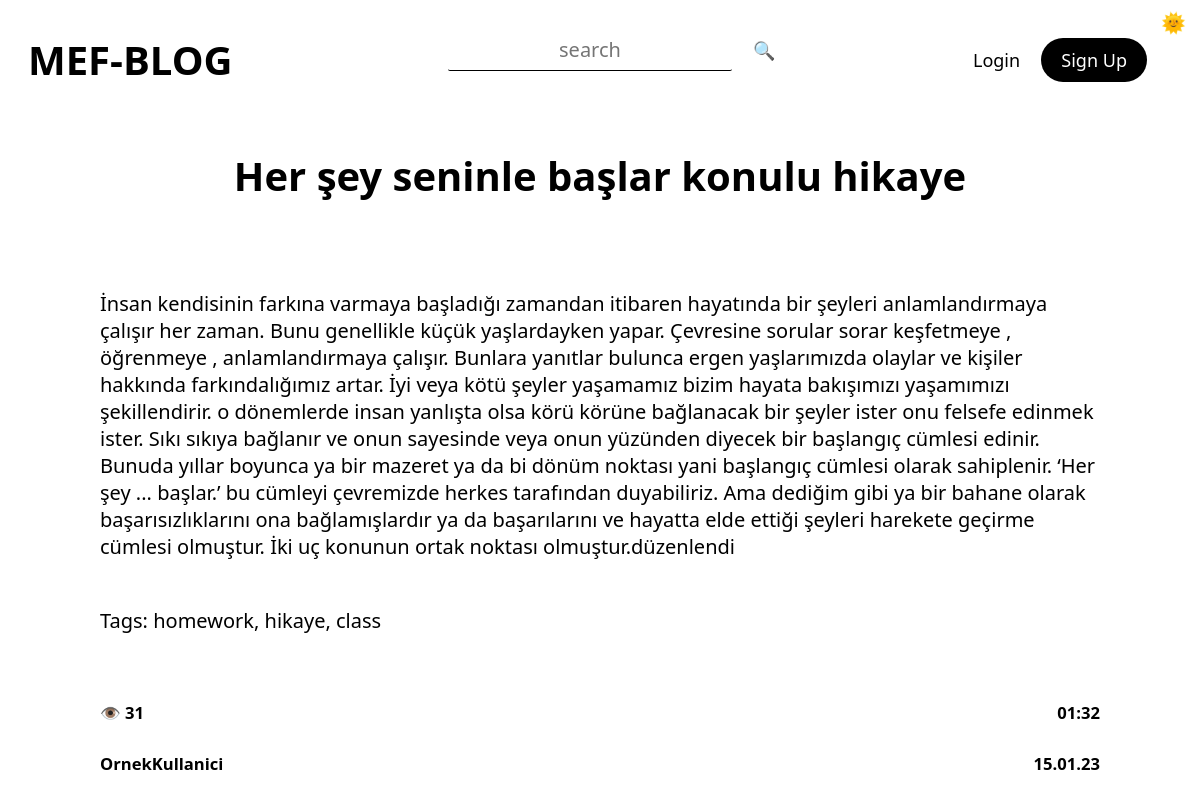
/2, run on the app's committed database.
### tables this page shows
CREATE TABLE "posts" (
	"id"	INTEGER NOT NULL UNIQUE,
	"title"	TEXT NOT NULL,
	"tags"	TEXT,
	"content"	TEXT NOT NULL,
	"author"	TEXT NOT NULL,
	"date"	TEXT NOT NULL,
	"time"	TEXT NOT NULL,
	"views"	TEXT,
	"lastEditDate"	TEXT,
	"lastEditTime"	TEXT,
	PRIMARY KEY("id" AUTOINCREMENT)
);

### routes/post.py (the view)
@postBlueprint.route("/<int:postID>", methods=["GET", "POST"])
def post(postID):
    form = commentForm(request.form)
    connection = sqlite3.connect("db/posts.db")
    cursor = connection.cursor()
    cursor.execute(f"select id from posts")
    posts = str(cursor.fetchall())
    match str(postID) in posts:
        case True:
            message("2", f'POST: "{postID}" FOUND')
            connection = sqlite3.connect("db/posts.db")
            cursor = connection.cursor()
            cursor.execute(f'select * from posts where id = "{postID}"')
            post = cursor.fetchone()
            cursor.execute(f'update posts set views = views+1 where id = "{postID}"')
            connection.commit()
            if request.method == "POST":
                comment = request.form["comment"]
                connection = sqlite3.connect("db/comments.db")
                cursor = connection.cursor()
                cursor.execute(
                    "insert into comments(post,comment,user,date,time) \
                    values(?, ?, ?, ?, ?)",
                    (
                        postID,
                        comment,
                        session["userName"],
                        currentDate(),
                        currentTime(),
                    ),
                )
                connection.commit()
                addPoints(5, session["userName"])
                flash("You earned 5 points by commenting ", "success")
                return redirect(f"/{postID}")
            connection = sqlite3.connect("db/comments.db")
            cursor = connection.cursor()
            cursor.execute(f'select * from comments where post = "{postID}"')
            comments = cursor.fetchall()
            return render_template(
                "post.html",
                id=post[0],
                title=post[1],
                tags=post[2],
                content=post[3],
                author=post[4],
                views=post[7],
                date=post[5],
                time=post[6],
                form=form,
                comments=comments,
            )
        case False:
            message("1", "404")
            return render_template("404.html")

### forms.py
class commentForm(Form):
    comment = TextAreaField(
        "Comment",
        [validators.Length(min=20, max=500), validators.InputRequired()],
        render_kw={"placeholder": "leave a comment"},
    )

### app.py (called while the page is built)
@app.context_processor
def utility_processor():
    getProfilePicture
    return dict(getProfilePicture=getProfilePicture)

### helpers.py (called while the page is built)
def currentDate():
    return datetime.now().strftime("%d.%m.%y")

def currentTime(seconds=False):
    match seconds:
        case False:
            return datetime.now().strftime("%H:%M")
        case True:
            return datetime.now().strftime("%H:%M:%S")

def message(color, message):
    print(
        f"\n\033[94m[{currentDate()}\033[0m"
        f"\033[95m {currentTime(True)}]\033[0m"
        f"\033[9{color}m {message}\033[0m\n"
    )
    logFile = open("log.log", "a")
    logFile.write(f"[{currentDate()}" f"|{currentTime(True)}]" f" {message}\n")
    logFile.close()

### templates/post.html (shortened to what this page needs)
{% extends 'layout.html'%} {%block head%}
<link
  rel="stylesheet"
  href="{{ url_for('static', filename='css/post.css') }}"
/>
{% endblock head %} {%block body%}
<div class="post centeredHorizontally">
  <h1 class="title">{{title}}</h1>
  <p class="content">
    {{content|safe}} <br />
    Tags: {{tags.replace(",",", ")}}
  </p>
  <div class="bottomBar">
    <div>
      <h5>👁️ {{views}}</h5>
      <a href="/user/{{author|lower}}">
        <h5 class="author">
          OrnekKullanici
         </h5></a>
    </div>
    <div class="dateTime">
      <h5>{{time}}</h5>
      <h5 class="date">{{date}}</h5>
    </div>
  </div>
</div>
{% endblock body %}

### static/css/general.css (style rules this page uses)
:root { --themePrimary: #000; --themeSecondary: #fff; --themeHelper: #303030; --primaryColor: #ff206e; --primaryHelper: #FF4F8C; }
* { font-family: system-ui, "Segoe UI", Roboto, Helvetica, Arial, sans-serif, "Apple Color Emoji", "Segoe UI Emoji", "Segoe UI Symbol"; color: var(--themePrimary); }
html { font-size: 125% !important; }
body { background-color: var(--themeSecondary); }
a { text-decoration: none; user-select: none; }
.centeredHorizontally { margin-left: auto; margin-right: auto; }

### static/css/post.css (style rules this page uses)
.post { display: flex; flex-direction: column; max-width: 50rem; margin-top: 1.5rem; }
.post h1 { text-align: center; }
.title { font-size: 2rem; }
.bottomBar { display: flex; align-items: stretch; justify-content: space-between; }
.dateTime h5 { text-align: right; }

### static/css/editor.css (style rules this page uses)
:root { --ck-border-radius: 1rem; --ck-font-size-base: 1rem; --ck-custom-background: hsl(270, 1%, 29%); --ck-custom-foreground: hsl(255, 3%, 18%); --ck-custom-border: hsl(300, 1%, 22%); --ck-custom-white: var(--light); --ck-color-base-foreground: var(--ck-custom-background); --ck-color-focus-border: hsl(208, 90%, 62%); --ck-color-text: hsl(0, 0%, 98%); --ck-color-shadow-drop: hsla(0, 0%, 0%, 0.2); --ck-color-shadow-inner: hsla(0, 0%, 0%, 0.1); --ck-color-button-default-background: var(--ck-custom-background); --ck-color-button-default-hover-background: hsl(270, 1%, 22%); --ck-color-button-default-active-background: hsl(270, 2%, 20%); --ck-color-button-default-active-shadow: hsl(270, 2%, 23%); --ck-color-button-default-disabled-background: var(--ck-custom-background); --ck-color-button-on-background: var(--ck-custom-foreground); --ck-color-button-on-hover-background: hsl(255, 4%, 16%); --ck-color-button-on-active-background: hsl(255, 4%, 14%); --ck-color-button-on-active-shadow: hsl(240, 3%, 19%); --ck-color-button-on-disabled-background: var(--ck-custom-foreground); --ck-color-button-action-background: hsl(168, 76%, 42%); --ck-color-button-action-hover-background: hsl(168, 76%, 38%); --ck-color-button-action-active-background: hsl(168, 76%, 36%); --ck-color-button-action-active-shadow: hsl(168, 75%, 34%); --ck-color-button-action-disabled-background: hsl(168, 76%, 42%); --ck-color-button-action-text: var(--ck-custom-white); --ck-color-button-save: hsl(120, 100%, 46%); --ck-color-button-cancel: hsl(15, 100%, 56%); --ck-color-dropdown-panel-background: var(--ck-custom-background); --ck-color-dropdown-panel-border: var(--ck-custom-foreground); --ck-color-split-button-hover-background: var(--ck-color-button-default-hover-background); --ck-color-split-button-hover-border: var(--ck-custom-foreground); --ck-color-input-background: var(--ck-custom-background); --ck-color-input-border: hsl(257, 3%, 43%); --ck-color-input-text: hsl(0, 0%, 98%); --ck-color-input-disabled-background: hsl(255, 4%, 21%); --ck-color-input-disabled-border: hsl(250, 3%, 38%); --ck-color-input-disabled-text: hsl(0, 0%, 78%); --ck-color-labeled-field-label-background: var(--ck-custom-background); --ck-color-list-background: var(--ck-custom-background); --ck-color-list-button-hover-background: var(--ck-custom-foreground); --ck-color-list-button-on-background: hsl(208, 88%, 52%); --ck-color-list-button-on-text: var(--ck-custom-white); --ck-color-panel-background: var(--ck-custom-background); --ck-color-panel-border: var(--ck-custom-border); --ck-color-toolbar-background: var(--ck-custom-background); --ck-color-toolbar-border: var(--ck-custom-border); --ck-color-tooltip-background: hsl(252, 7%, 14%); --ck-color-tooltip-text: hsl(0, 0%, 93%); --ck-color-image-caption-background: hsl(0, 0%, 97%); --ck-color-image-caption-text: hsl(0, 0%, 20%); --ck-color-widget-blurred-border: hsl(0, 0%, 87%); --ck-color-widget-hover-border: hsl(43, 100%, 68%); --ck-color-widget-editable-focus-background: var(--ck-custom-white); --ck-color-link-default: hsl(190, 100%, 75%); }

### data on the page
posts: title "Her şey seninle başlar konulu hikaye", content "İnsan kendisinin farkına varmaya başladığı zamandan itibaren hayatında bir şeyleri anlamlandırmaya çalışır her zaman. Bunu genellikle küçük yaşlardayken yapar. Çevresine sorular sorar keşfetmeye , öğrenmeye , anlamlandırmaya çalışır. Bunlara yanıtlar bulunca ergen yaşlarımızda olaylar ve kişiler hakkında farkındalığımız artar. İyi veya kötü şeyler yaşamamız bizim hayata bakışımızı yaşamımızı şekillendirir. o dönemlerde insan yanlışta olsa körü körüne bağlanacak bir şeyler ister onu felsefe edinmek ister. Sıkı sıkıya bağlanır ve onun sayesinde veya onun yüzünden diyecek bir başlangıç cümlesi edinir. Bunuda yıllar boyunca ya bir mazeret ya da bi dönüm noktası yani başlangıç cümlesi olarak…", replace "homework, hikaye, class", views "31", time "01:32", date "15.01.23"
